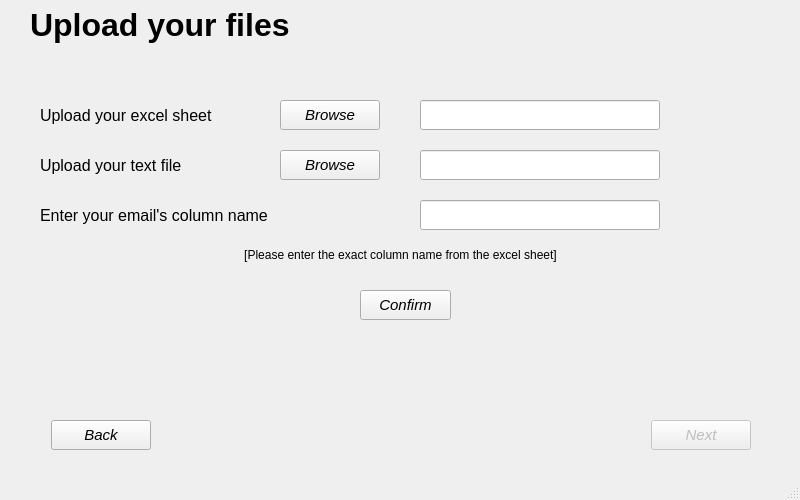
<?xml version="1.0" encoding="UTF-8"?>
<ui version="4.0">
 <class>MainWindow</class>
 <widget class="QMainWindow" name="MainWindow">
  <property name="geometry">
   <rect>
    <x>0</x>
    <y>0</y>
    <width>800</width>
    <height>500</height>
   </rect>
  </property>
  <property name="windowTitle">
   <string>MainWindow</string>
  </property>
  <widget class="QWidget" name="centralwidget">
   <widget class="QPushButton" name="b42">
    <property name="enabled">
     <bool>false</bool>
    </property>
    <property name="geometry">
     <rect>
      <x>651</x>
      <y>420</y>
      <width>100</width>
      <height>30</height>
     </rect>
    </property>
    <property name="font">
     <font>
      <pointsize>11</pointsize>
      <italic>true</italic>
     </font>
    </property>
    <property name="text">
     <string>Next</string>
    </property>
   </widget>
   <widget class="QPushButton" name="b41">
    <property name="geometry">
     <rect>
      <x>51</x>
      <y>420</y>
      <width>100</width>
      <height>30</height>
     </rect>
    </property>
    <property name="font">
     <font>
      <pointsize>11</pointsize>
      <italic>true</italic>
     </font>
    </property>
    <property name="text">
     <string>Back</string>
    </property>
   </widget>
   <widget class="QLabel" name="label">
    <property name="geometry">
     <rect>
      <x>30</x>
      <y>0</y>
      <width>771</width>
      <height>50</height>
     </rect>
    </property>
    <property name="font">
     <font>
      <pointsize>24</pointsize>
      <italic>false</italic>
      <bold>true</bold>
     </font>
    </property>
    <property name="text">
     <string>Upload your files</string>
    </property>
    <property name="alignment">
     <set>Qt::AlignJustify|Qt::AlignVCenter</set>
    </property>
   </widget>
   <widget class="QLabel" name="label_2">
    <property name="geometry">
     <rect>
      <x>40</x>
      <y>100</y>
      <width>240</width>
      <height>30</height>
     </rect>
    </property>
    <property name="font">
     <font>
      <pointsize>12</pointsize>
     </font>
    </property>
    <property name="text">
     <string>Upload your excel sheet</string>
    </property>
   </widget>
   <widget class="QLabel" name="label_3">
    <property name="geometry">
     <rect>
      <x>40</x>
      <y>150</y>
      <width>240</width>
      <height>30</height>
     </rect>
    </property>
    <property name="font">
     <font>
      <pointsize>12</pointsize>
     </font>
    </property>
    <property name="text">
     <string>Upload your text file</string>
    </property>
   </widget>
   <widget class="QPushButton" name="b43">
    <property name="geometry">
     <rect>
      <x>280</x>
      <y>100</y>
      <width>100</width>
      <height>30</height>
     </rect>
    </property>
    <property name="font">
     <font>
      <pointsize>11</pointsize>
      <italic>true</italic>
     </font>
    </property>
    <property name="text">
     <string>Browse</string>
    </property>
   </widget>
   <widget class="QPushButton" name="b44">
    <property name="geometry">
     <rect>
      <x>280</x>
      <y>150</y>
      <width>100</width>
      <height>30</height>
     </rect>
    </property>
    <property name="font">
     <font>
      <pointsize>11</pointsize>
      <italic>true</italic>
     </font>
    </property>
    <property name="text">
     <string>Browse</string>
    </property>
   </widget>
   <widget class="QLineEdit" name="tb1">
    <property name="geometry">
     <rect>
      <x>420</x>
      <y>100</y>
      <width>240</width>
      <height>30</height>
     </rect>
    </property>
   </widget>
   <widget class="QLineEdit" name="tb2">
    <property name="geometry">
     <rect>
      <x>420</x>
      <y>150</y>
      <width>240</width>
      <height>30</height>
     </rect>
    </property>
   </widget>
   <widget class="QPushButton" name="b45">
    <property name="geometry">
     <rect>
      <x>360</x>
      <y>290</y>
      <width>91</width>
      <height>30</height>
     </rect>
    </property>
    <property name="font">
     <font>
      <pointsize>11</pointsize>
      <italic>true</italic>
     </font>
    </property>
    <property name="text">
     <string>Confirm</string>
    </property>
   </widget>
   <widget class="QLabel" name="status">
    <property name="geometry">
     <rect>
      <x>230</x>
      <y>340</y>
      <width>350</width>
      <height>30</height>
     </rect>
    </property>
    <property name="font">
     <font>
      <pointsize>12</pointsize>
     </font>
    </property>
    <property name="text">
     <string/>
    </property>
    <property name="alignment">
     <set>Qt::AlignCenter</set>
    </property>
   </widget>
   <widget class="QLineEdit" name="tb3">
    <property name="geometry">
     <rect>
      <x>420</x>
      <y>200</y>
      <width>240</width>
      <height>30</height>
     </rect>
    </property>
   </widget>
   <widget class="QLabel" name="label_4">
    <property name="geometry">
     <rect>
      <x>40</x>
      <y>200</y>
      <width>351</width>
      <height>30</height>
     </rect>
    </property>
    <property name="font">
     <font>
      <pointsize>12</pointsize>
     </font>
    </property>
    <property name="text">
     <string>Enter your email's column name</string>
    </property>
   </widget>
   <widget class="QLabel" name="label_5">
    <property name="geometry">
     <rect>
      <x>200</x>
      <y>240</y>
      <width>401</width>
      <height>30</height>
     </rect>
    </property>
    <property name="font">
     <font>
      <pointsize>9</pointsize>
     </font>
    </property>
    <property name="text">
     <string>[Please enter the exact column name from the excel sheet]</string>
    </property>
    <property name="alignment">
     <set>Qt::AlignCenter</set>
    </property>
   </widget>
  </widget>
  <widget class="QMenuBar" name="menubar">
   <property name="geometry">
    <rect>
     <x>0</x>
     <y>0</y>
     <width>800</width>
     <height>22</height>
    </rect>
   </property>
  </widget>
  <widget class="QStatusBar" name="statusbar"/>
 </widget>
 <resources/>
 <connections/>
</ui>
